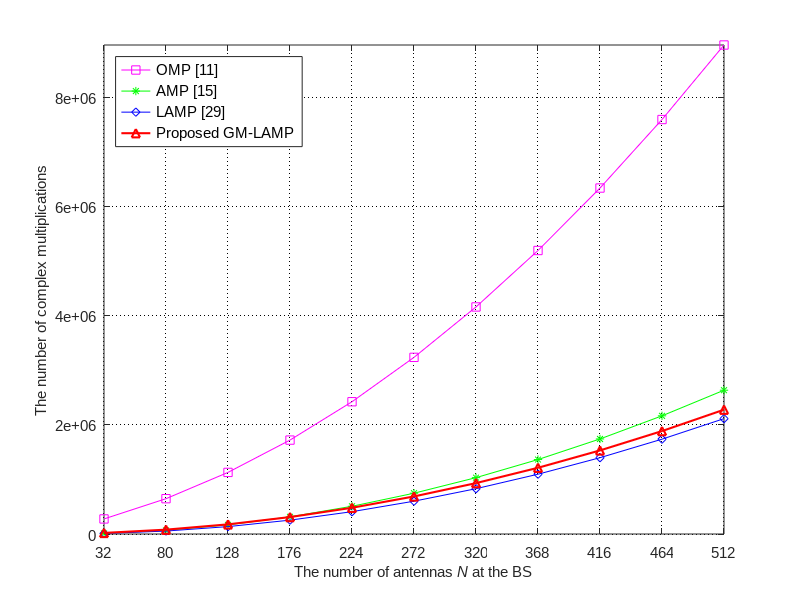

MATLAB code to generate this figure:
clc;
clear all;
N=32:48:512;
M=N/2;
S=24;
T1=10;
T2=8;
Nc=4;

no_OMP=2*S*M.*N+(2/3*S^3+3/2*S^2+5/6*S)*M+(S^4+2*S^3+S^2)/4
no_AMP=2*T1*M.*N+6*T1*M
no_LAMP=2*T2*M.*N+3*T2*M+3*T2*N
no_GM_LAMP=2*T2*M.*N+3*T2*M+9*Nc*T2*N+7*T2*N
figure('color',[1,1,1])


plot(N,no_OMP,'ms-',...
    N,no_AMP,'g*-',...
    N,no_LAMP,'bd-',...  
    N,no_GM_LAMP,'r^-','LineWidth',1.5);

L1=legend('OMP [11]','AMP [15]','LAMP [29]','Proposed GM-LAMP','Location','NorthWest');set(gca,'FontSize',11, 'FontName','Arial')
set(L1,'FontSize',11, 'FontName','Arial')

xlabel('The number of antennas{\it N} at the BS','FontSize',11,'FontName','Arial')
ylabel('The number of complex multiplications','FontSize',11,'FontName','Arial')
grid on
set(gca,'GridLineStyle',':','GridColor','k','GridAlpha',1);
set(gca,'XTick',[32:48:512])
% set(gca,'YTick',[-23:4:0])
axis([32,512,0,8967056])
